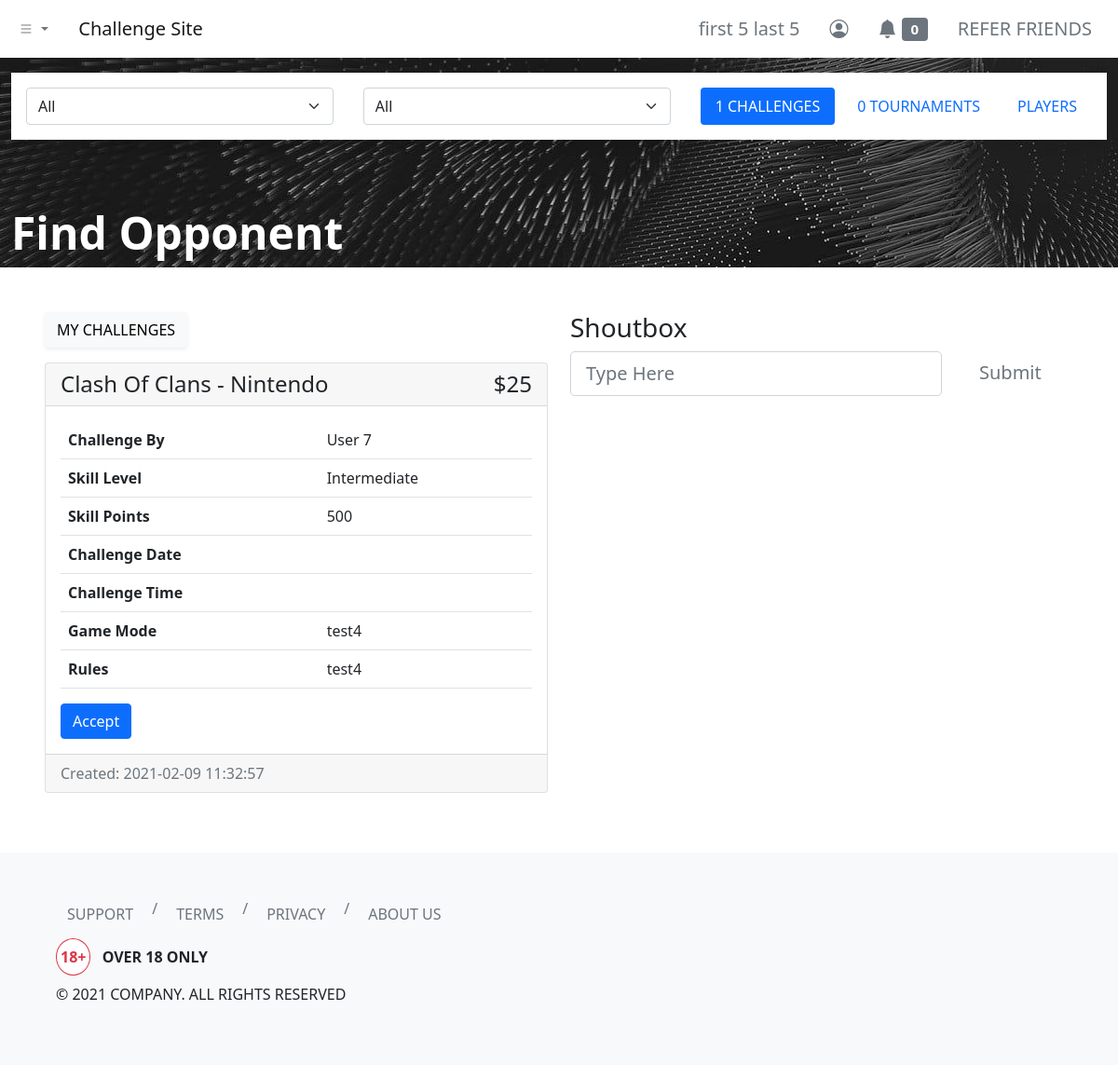
Page /dashboard/find-opponent/index.php (signed in) on the earlier database version.
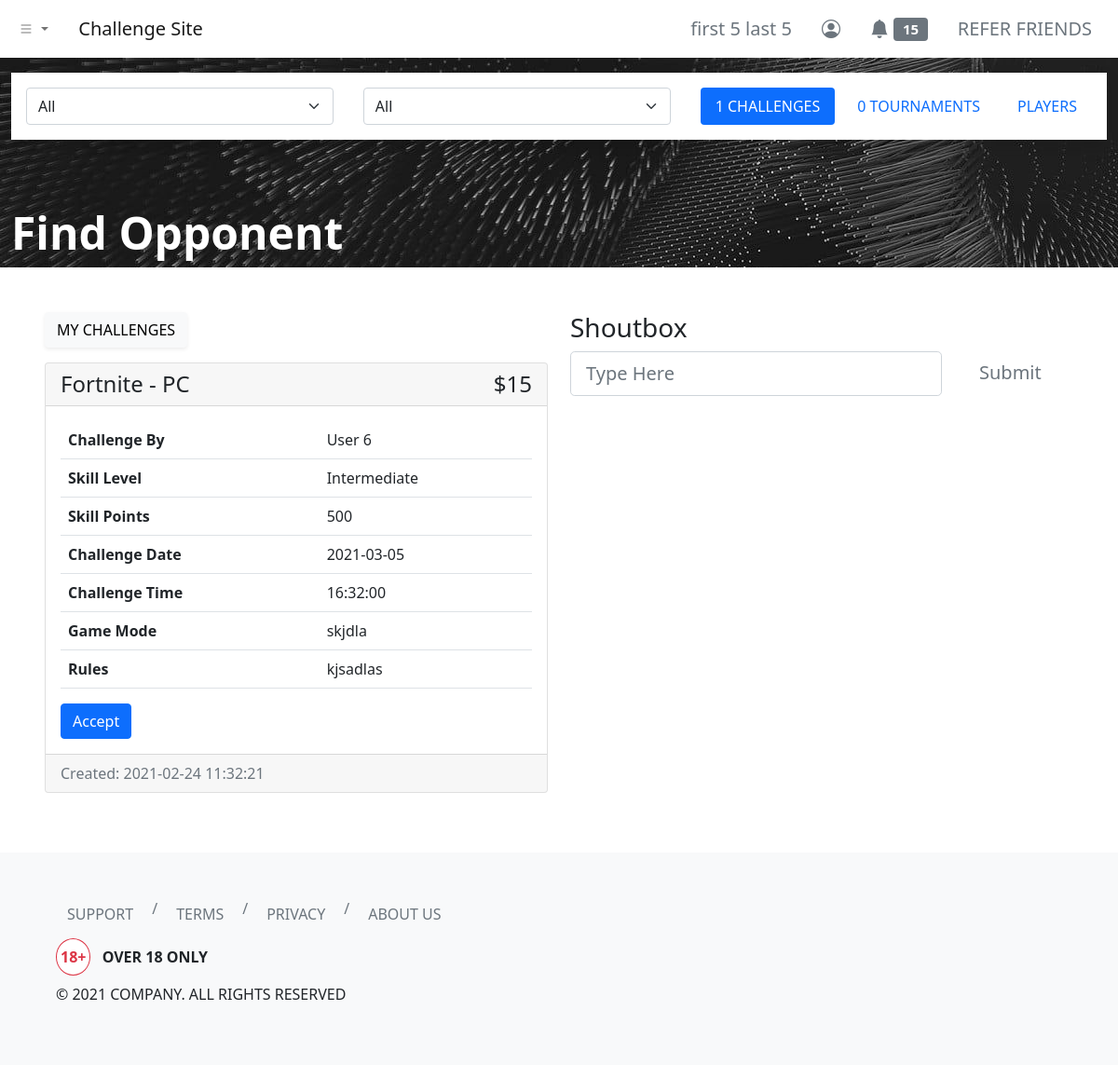
Same page on the later database version.
### tables this page shows
CREATE TABLE `users` (
  `id` int(11) NOT NULL,
  `username` varchar(255) NOT NULL,
  `first_name` varchar(255) NOT NULL,
  `last_name` varchar(255) NOT NULL,
  `email` varchar(255) NOT NULL,
  `user_password` varchar(255) NOT NULL,
  `balance` decimal(65,30) UNSIGNED NOT NULL DEFAULT 0.000000000000000000000000000000,
  `skill_points` int(11) NOT NULL
);

CREATE TABLE `challenges_log` (
  `challenge_id` int(11) NOT NULL,
  `challenge_by` int(11) NOT NULL,
  `game` varchar(255) NOT NULL,
  `console` varchar(255) NOT NULL,
  `amount` int(11) NOT NULL,
  `game_mode` varchar(255) NOT NULL,
  `rules` text NOT NULL,
  `status` varchar(255) NOT NULL DEFAULT 'open',
  `comments` text NOT NULL,
  `created_timestamp` timestamp NOT NULL DEFAULT current_timestamp(),
  `accepted_by` int(11) DEFAULT NULL,
  `accepted_timestamp` timestamp NULL DEFAULT NULL,
  `challenge_date` date DEFAULT NULL,
  `challenge_time` time DEFAULT NULL,
  `confirmed_timestamp` timestamp NULL DEFAULT NULL,
  `cancelled_timestamp` timestamp NULL DEFAULT NULL,
  `challenge_by_start_timestamp` timestamp NULL DEFAULT NULL,
  `accepted_by_start_timestamp` timestamp NULL DEFAULT NULL,
  `challenge_by_claimed_result` varchar(255) NOT NULL,
  `accepted_by_claimed_result` varchar(255) NOT NULL,
  `challenge_by_claim_timestamp` timestamp NULL DEFAULT NULL,
  `accepted_by_claim_timestamp` timestamp NULL DEFAULT NULL
);

CREATE TABLE `skill_levels` (
  `level_id` int(11) NOT NULL,
  `level_name` varchar(255) NOT NULL,
  `min_points` int(11) NOT NULL,
  `max_points` int(11) NOT NULL,
  `created_timestamp` timestamp NULL DEFAULT NULL,
  `last_modified_timestamp` timestamp NULL DEFAULT NULL
);

### dashboard/find-opponent/index.php (the view, shortened to what the rows shown need)
<?php
include '../../header.php';
?>
<link rel="stylesheet" href="./index.css">
<div class="hero container-fluid bg-dark position-relative">
                            <?php
                            include_once '../../php-apis/db-config.php';
                            $user_id = $_SESSION['id'];
                            ?>
    <div class="row position-absolute bottom-0">
        <div class="col">
            <h1 class="text-white display-5 fw-bold">Find Opponent</h1>
        </div>
    </div>
</div>
<div class="container-fluid my-5 px-5">
    <div class="row">
        <div class="col">
            <div class="tab-content" id="pills-tabContent">
                <div class="tab-pane fade show active" id="pills-challenges" role="tabpanel" aria-labelledby="pills-challenges-tab">
                    <?php
                    $sql = "SELECT * FROM users INNER JOIN challenges_log ON users.id = challenges_log.challenge_by WHERE challenges_log.challenge_by <> $user_id AND status = 'open' ORDER BY challenges_log.created_timestamp DESC";
                    $result = mysqli_query($conn, $sql);
                    if (mysqli_num_rows($result) > 0) {
                        while ($row = mysqli_fetch_assoc($result)) {
                            $skill_points = $row['skill_points'];
                            $sql1 = "SELECT * FROM skill_levels WHERE $skill_points BETWEEN min_points AND max_points";
                            $result1 = mysqli_query($conn, $sql1);
                            if (mysqli_num_rows($result1) > 0) {
                                while ($row1 = mysqli_fetch_assoc($result1)) {
                                    $skill_level = $row1['level_name'];
                                }
                            } else {
                                $skill_level = 'undefined';
                            }
                    ?>
                            <div class="card mb-3">
                                <h4 class="card-header">
                                    <div class="d-flex justify-content-between align-items-center">
                                        <div>
                                            <?php echo (($row['game'] === 'fifa_21') ? (strtoupper(str_replace("_", " ", $row['game']))) : (ucwords(str_replace("_", " ", $row['game'])))) . ' - ' . (($row['console'] === 'ps4' || $row['console'] === 'pc') ? (strtoupper($row['console'])) : (ucwords($row['console']))); ?>
                                        </div>
                                        <div class="d-flex justify-content-between align-items-center">
                                            <?php echo '$' . $row['amount']; ?>
                                        </div>
                                    </div>
                                </h4>
                                <div class="card-body">
                                    <table class="table">
                                        <tbody>
                                            <tr>
                                                <th scope="row">Challenge By</th>
                                                <td><?php echo ucwords($row['username']); ?></td>
                                            </tr>
                                            <tr>
                                                <th scope="row">Skill Level</th>
                                                <td><?php echo ucwords($skill_level); ?></td>
                                            </tr>
                                            <tr>
                                                <th scope="row">Skill Points</th>
                                                <td><?php echo $skill_points; ?></td>
                                            </tr>
                                            <tr>
                                                <th scope="row">Challenge Date</th>
                                                <td><?php echo $row['challenge_date']; ?></td>
                                            </tr>
                                            <tr>
                                                <th scope="row">Challenge Time</th>
                                                <td><?php echo $row['challenge_time']; ?></td>
                                            </tr>
                                            <tr>
                                                <th scope="row">Game Mode</th>
                                                <td><?php echo $row['game_mode']; ?></td>
                                            </tr>
                                            <tr>
                                                <th scope="row">Rules</th>
                                                <td><?php echo $row['rules']; ?></td>
                                            </tr>
                                        </tbody>
                                    </table>
                                    <button type="button" class="accept-challenge-button btn btn-primary" data-challenge-id="<?php echo $row['challenge_id']; ?>">Accept</button>
                                </div>
                                <div class="card-footer text-muted"><?php echo 'Created: ' . $row['created_timestamp']; ?></div>
                            </div>
                    <?php
                        }
                    } else {
                        echo "<p class='fs-4 text-danger'>No Challenges Available!</p>";
                    }
                    ?>
                </div>
            </div>
        </div>
    </div>
</div>
<?php
include '../../footer.php';
?>

### header.php (shortened to what the rows shown need)
<?php
function urlPrefix()
{
    if (basename(getcwd()) === basename(__DIR__)) {
        return './';
    } elseif (basename(dirname(getcwd())) === basename(__DIR__)) {
        return '../';
    } elseif (basename(dirname(dirname(getcwd()))) === basename(__DIR__)) {
        return '../../';
    } elseif (basename(dirname(dirname(dirname(getcwd())))) === basename(__DIR__)) {
        return '../../../';
    } else {
        return './';
    }
}
?>
<!DOCTYPE html>
<html lang="en">
<head>
    <link href="https://cdn.jsdelivr.net/npm/bootstrap@5.0.0-beta2/dist/css/bootstrap.min.css" rel="stylesheet">
    <link rel="stylesheet" href="https://cdn.jsdelivr.net/npm/bootstrap-icons@1.3.0/font/bootstrap-icons.css">
</head>
<body>
    <nav class="navbar navbar-expand-sm navbar-light bg-white shadow">
        <div class="container-fluid">
            <div class="collapse navbar-collapse" id="navbarNavDropdown">
                <ul class="navbar-nav ms-auto">
                    <?php if (isset($_SESSION['id'])) { ?>
                        <li class="nav-item">
                            <a class="btn btn-lg btn-outline-secondary border-0" aria-current="page" href="<?php echo urlPrefix() . 'dashboard/profile/'; ?>">
                                <?php
                                include_once urlPrefix() . 'php-apis/db-config.php';
                                $user_id = $_SESSION['id'];
                                $sql = "SELECT * FROM users WHERE id=$user_id";
                                $result = mysqli_query($conn, $sql);
                                if (mysqli_num_rows($result) > 0) {
                                    while ($row = mysqli_fetch_assoc($result)) {
                                        echo $row['first_name'] . ' ' . $row['last_name'];
                                    }
                                } else {
                                    header("Location: " . urlPrefix() . "php-apis/logout.php");
                                    die();
                                }
                                ?>
                            </a>
                        </li>
                    <?php } else { ?>
                        <li class="nav-item">
                            <a class="btn btn-lg btn-outline-secondary border-0" aria-current="page" href="<?php echo urlPrefix() . 'login/'; ?>">ENTER</a>
                        </li>
                    <?php } ?>
                </ul>
            </div>
        </div>
    </nav>

Differences in the rows shown:
no longer on this page (row unchanged): users: challenges_log.game "Clash Of Clans", challenges_log.console "Nintendo", challenges_log.amount "25", username "User 7", skill_levels.level_name "Intermediate", skill_points "500", challenges_log.game_mode "test4", challenges_log.rules "test4", challenges_log.created_timestamp "2021-02-09 11:32:57", shown under "Find Opponent"
now on this page (row edited): users: challenges_log.game "Fortnite", challenges_log.console "PC", challenges_log.amount "15", username "User 6", skill_levels.level_name "Intermediate", skill_points "500", challenges_log.challenge_date "2021-03-05", challenges_log.challenge_time "16:32:00", challenges_log.game_mode "skjdla", challenges_log.rules "kjsadlas", challenges_log.created_timestamp "2021-02-24 11:32:21", shown under "Find Opponent"
Other differences:
new list line: "15"
list line gone: "0"
